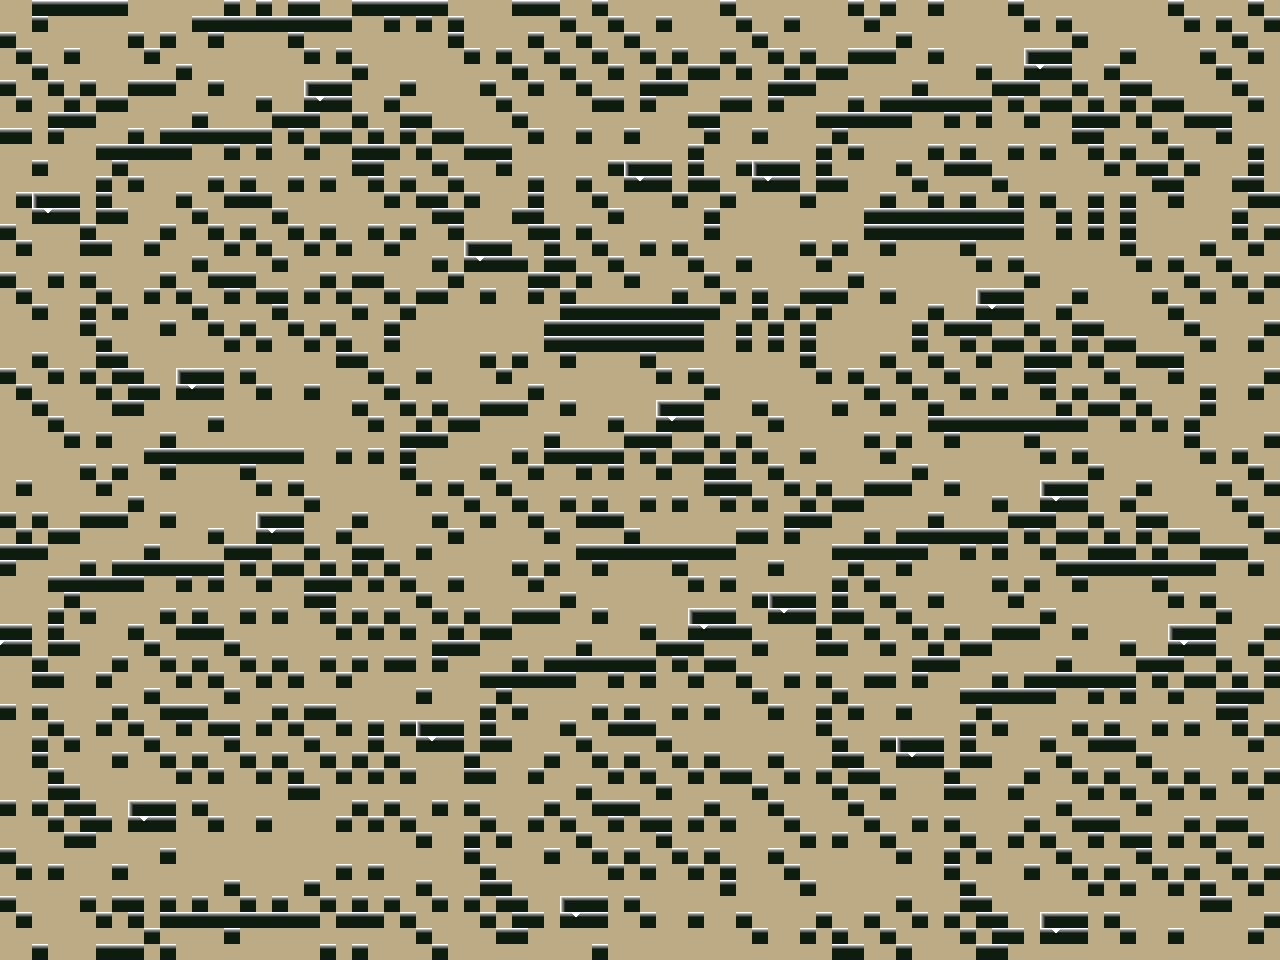

Rendered tile map (Tiled .tmx) drawn with the repository's tilesets; below, a short description and the map source with its tile grids summarised:
An orthogonal 80x60 tile map with 16x16 px tiles, 1 tile layer (Tile Layer 1).

<map version="1.0" orientation="orthogonal" width="80" height="60" tilewidth="16" tileheight="16">
 <tileset firstgid="1" name="tiles" tilewidth="16" tileheight="16">
  <image source="tiles.png" width="64" height="48" />
 </tileset>
 <layer name="Tile Layer 1" width="80" height="60">
  <data>[4800 cells, 4800 non-empty, 12 distinct tile ids]</data>
 </layer>
</map>